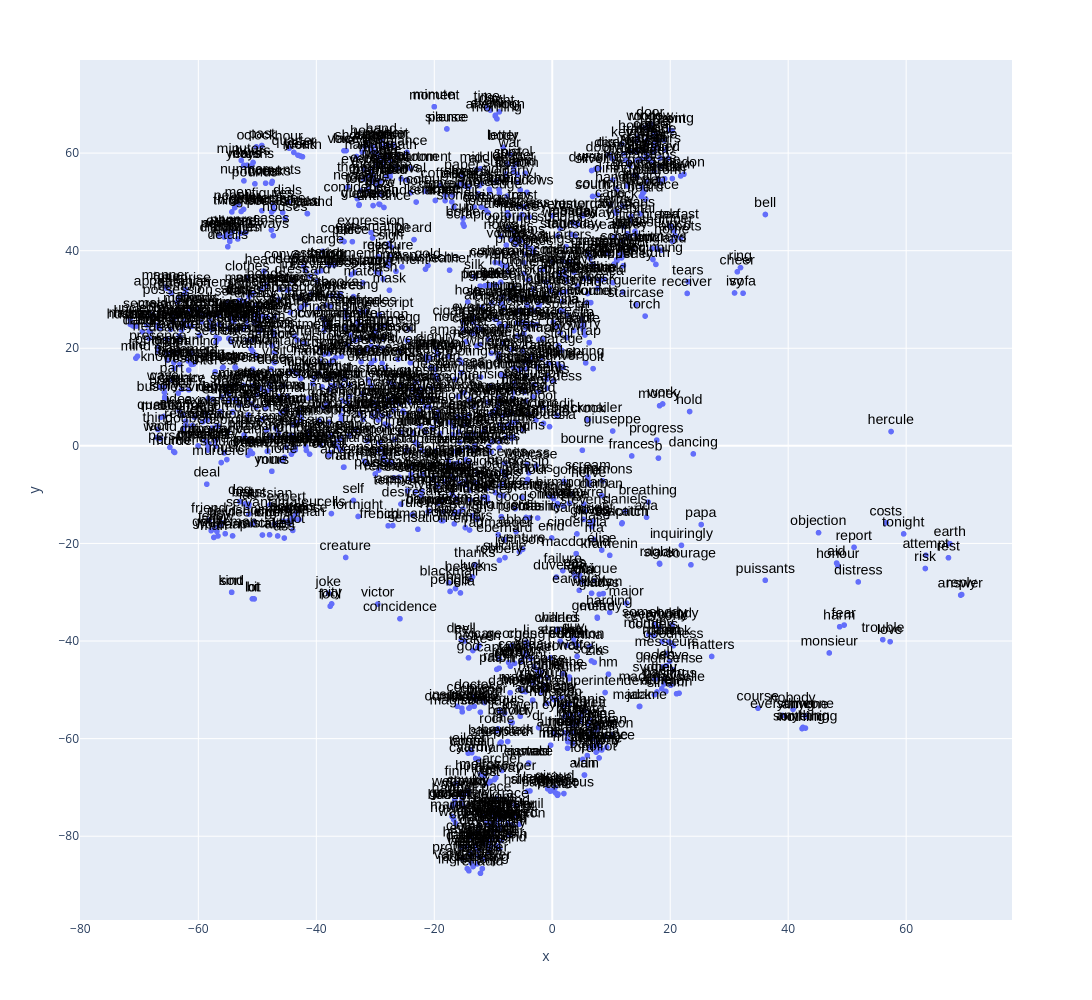

Notebook source saved alongside this figure:
### Code cell
px.scatter(TSNE_nouns.reset_index(), 'x', 'y', 
        text='term_str', 
        hover_name='term_str',  
        # size='n',
        height=1000,
        width=1200)\
    .update_traces(
        # mode='markers',
        mode='markers+text', 
        textfont=dict(color='black', size=14, family='Arial'),
        textposition='top center')

### Figure 1 — Plotly figure (JSON) as saved in the notebook; plotly's stock layout.template omitted (floating-point values rounded to 4 significant figures; data arrays with more than 128 entries replaced by an {"elided": "..."} marker saying what was removed)
{"data": [{"hovertemplate": "<b>%{hovertext}</b><br><br>x=%{x}<br>y=%{y}<br>term_str=%{text}<extra></extra>", "hovertext": {"elided": "1415 str values"}, "legendgroup": "", "marker": {"color": "#636efa", "symbol": "circle"}, "mode": "markers+text", "name": "", "showlegend": false, "text": {"elided": "1415 str values"}, "textfont": {"color": "black", "family": "Arial", "size": 14}, "textposition": "top center", "type": "scattergl", "x": {"elided": "1415 float values"}, "xaxis": "x", "y": {"elided": "1415 float values"}, "yaxis": "y"}], "layout": {"height": 1000, "legend": {"tracegroupgap": 0}, "margin": {"t": 60}, "width": 1200, "xaxis": {"anchor": "y", "domain": [0, 1], "title": {"text": "x"}}, "yaxis": {"anchor": "x", "domain": [0, 1], "title": {"text": "y"}}}}
